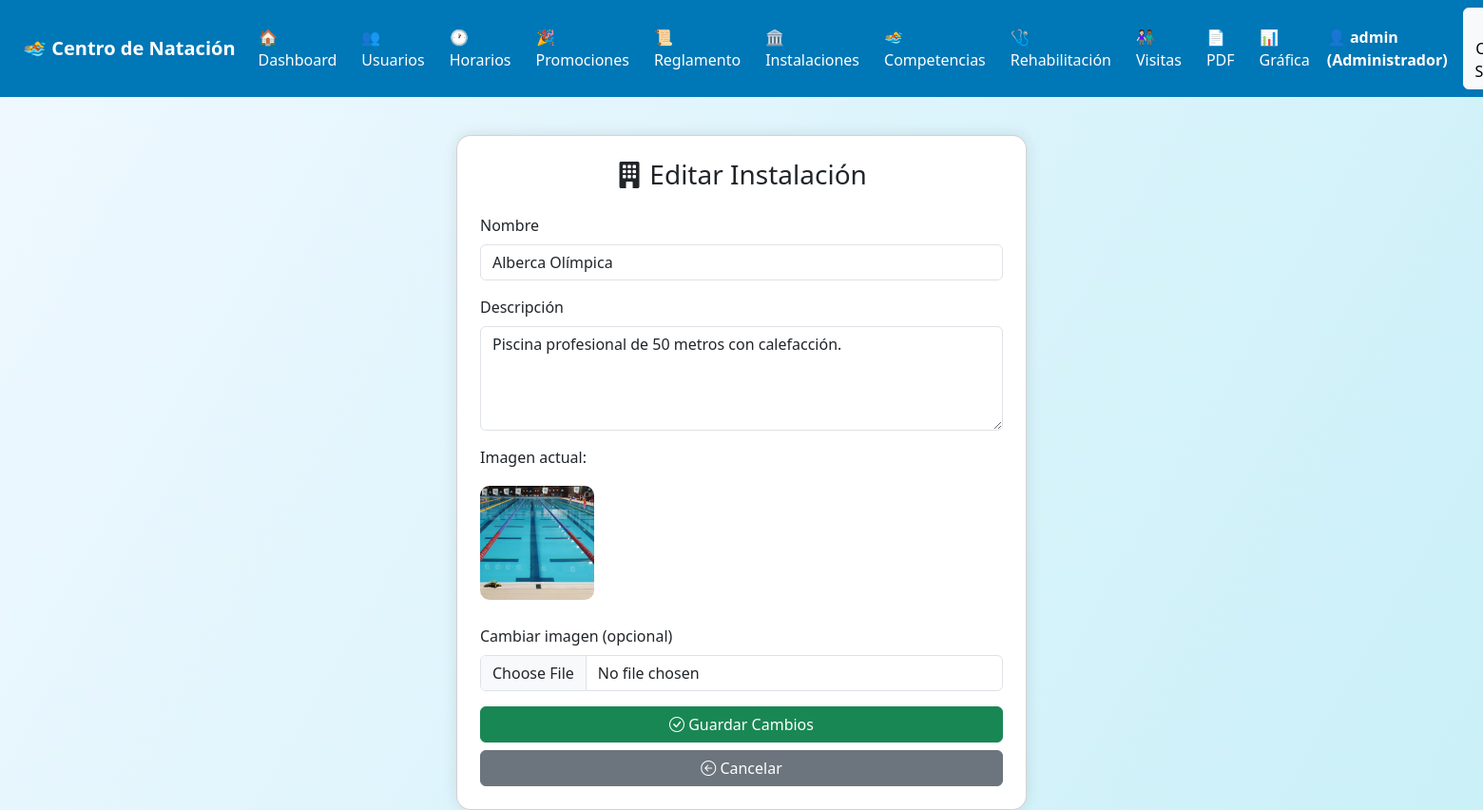
/admin/editar_instalacion.php?id=1 (signed in), run on the app's committed database.
### tables this page shows
CREATE TABLE IF NOT EXISTS instalaciones (
    id INT AUTO_INCREMENT PRIMARY KEY,
    nombre VARCHAR(100),
    descripcion TEXT,
    imagen VARCHAR(100)
);

### admin/editar_instalacion.php (the view, shortened to what this page needs)
<?php
require_once '../database/conexion.php';
include '../includes/navbar.php';
$id = $_GET['id'];
$sql = $conn->prepare("SELECT * FROM instalaciones WHERE id = ?");
$sql->execute([$id]);
$instalacion = $sql->fetch(PDO::FETCH_ASSOC);
?>
<!DOCTYPE html>
<html lang="es">
<head>
    <link href="https://cdn.jsdelivr.net/npm/bootstrap@5.3.3/dist/css/bootstrap.min.css" rel="stylesheet">
    <link href="https://cdn.jsdelivr.net/npm/bootstrap-icons@1.10.5/font/bootstrap-icons.css" rel="stylesheet">
</head>
<body>
<div class="container">
    <div class="card p-4 mx-auto" style="max-width: 600px;">
        <h3 class="text-center mb-4"><i class="bi bi-building-fill"></i> Editar Instalación</h3>
        <form method="post" enctype="multipart/form-data">
            <div class="mb-3">
                <label class="form-label">Nombre</label>
                <input type="text" name="nombre" class="form-control" value="<?= htmlspecialchars($instalacion['nombre']) ?>" required>
            </div>
            <div class="mb-3">
                <label class="form-label">Descripción</label>
                <textarea name="descripcion" class="form-control" rows="4" required><?= htmlspecialchars($instalacion['descripcion']) ?></textarea>
            </div>
            <div class="mb-3">
                <label class="form-label">Imagen actual:</label><br>
                <img src="../assets/img/<?= $instalacion['imagen'] ?>" class="img-preview">
            </div>
            <div class="mb-3">
                <label class="form-label">Cambiar imagen (opcional)</label>
                <input type="file" name="imagen" class="form-control" accept="image/*">
            </div>
            <div class="d-grid gap-2">
                <button type="submit" class="btn btn-success"><i class="bi bi-check-circle"></i> Guardar Cambios</button>
                <a href="gestionar_instalaciones.php" class="btn btn-secondary"><i class="bi bi-arrow-left-circle"></i> Cancelar</a>
            </div>
        </form>
    </div>
</div>
</body>
</html>

### admin/editar_instalacion.php (style rules this page uses)
body { background: linear-gradient(120deg, #f0f8ff, #caf0f8); }
.card { margin-top: 40px; border-radius: 15px; box-shadow: 0 0 15px rgba(0,0,0,0.1); }
.img-preview { width: 120px; height: 120px; object-fit: cover; border-radius: 10px; margin-top: 10px; margin-bottom: 10px; }

### data on the page
instalaciones: nombre "Alberca Olímpica", descripcion "Piscina profesional de 50 metros con calefacción.", imagen (picture)

### other printed values
$usuario "admin"
$nivel "Administrador"
